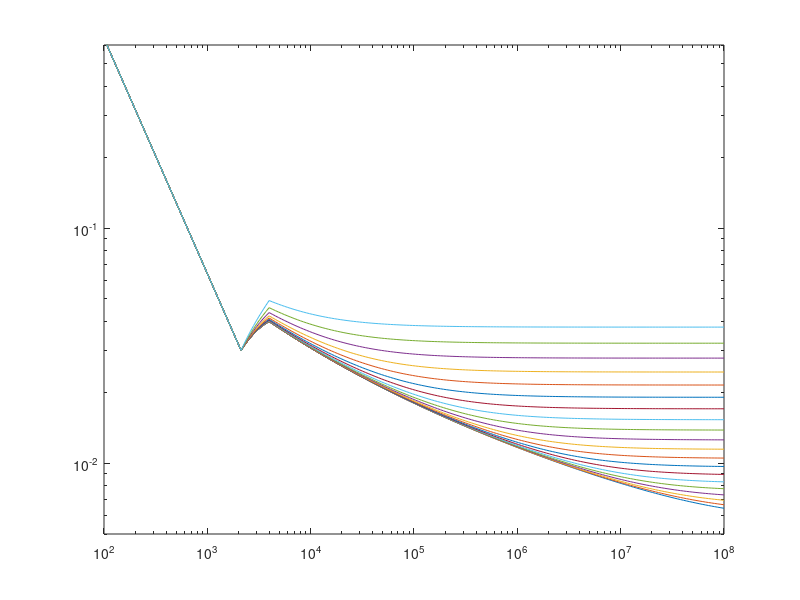

The MATLAB source for this figure: (Note: this script raises an error after producing the figure.)
%% Coding Challenge 1 - Problem 1
% Zach Swain, 3/1/18, All files available at
% https://www.github.com/zswain/MEEG332

%%
%Can't really publish a script after a function, so it's out of order
%% Script

clear all

Re= logspace(2,8,200);                 %define a range of 200 Re values from 1E2 to 1E8
relRough= logspace(-6,-2,20);          %define a range of 20 ?/d values from 1E-6 to 1E-2
Re(45);
Re(54);

for i= 1:length(relRough)              %let i iterate through the defined ?/d values
    for j= 1:length(Re)                %let j iterate through the defined Re values
        if Re(j)< 2000                 %if Re is laminar
            sol(j)= 64/Re(j);          %do laminar calculations
        end
        if Re(j)>= 2000 && Re(j)<4000  %if Re is transitional
            reBoundDif= Re(54)-Re(45); %do transitional calculations ~outlined already in function~
            reDist= Re(j)-Re(45);
            perc= reDist/reBoundDif;
            fDif= ((fzero(@(f) (1/sqrt(f)+(2)*log10((relRough(i)/3.7)+(2.51/(Re(j)*sqrt(f))))),[.001 .1]))-(64/Re(45)));
            sol(j)= (perc*fDif)+(64/Re(45));
        end
        if Re(j)>= 4000                %if Re is turbulent, do turbulent calculations
            sol(j)= fzero(@(f) (1/sqrt(f)+(2)*log10((relRough(i)/3.7)+(2.51/(Re(j)*sqrt(f))))),[.001 .1]);
        end
    end
    figure(1)
    loglog(Re,sol);                    %overlay plots of sol vs. Re for all ?/d iterations
    xlim([0 100000000])
    ylim([5*10^-3 6*10^-1])
    hold on
end


%% Function

darcyFactor(10^4, .01)
darcyFactor(10^7, .01)
darcyFactor(10^7,0)

function [f] = darcyFactor(Re,relRough)

if Re< 2000                   %if Re is laminar
    f= 64/Re;                 %do laminar calculations
end
if Re>= 2000 && Re<4000       %if Re is transitional, do transitional calculations
    reBoundDif= 2000;         %difference b/w Re=4000 and Re=2000
    reDist= Re-2000;          %get difference between given Re and Re=2000
    perc= reDist/reBoundDif;  %get the given Re's percentage distance between Re=2000 and Re=4000
    fDif= ((fzero(@(f) (1/sqrt(f)+(2)*log10((relRough/3.7)+(2.51/(4000*sqrt(f))))),[.001 .1]))-(64/2000)); %get difference b/w f@Re=4000 and f@Re=2000
    f= (perc*fDif)+(64/2000); %multiply the percent dist b/w Re values by the dif b/w f values then add to f@Re=2000 to get f@Re~transitional~
end
if Re>= 4000                  %if Re is turbulent, do turbulent calculations
    f= fzero(@(f) (1/sqrt(f)+(2)*log10((relRough/3.7)+(2.51/(Re*sqrt(f))))),[.001 .1]); %solve Colebrook eq
end
end
